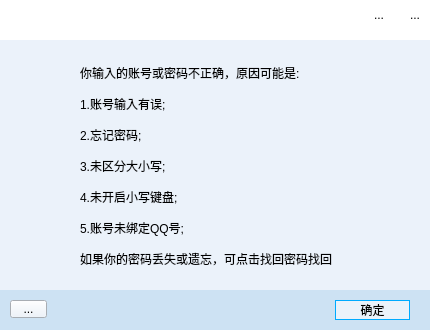
<?xml version="1.0" encoding="UTF-8"?>
<ui version="4.0">
 <class>Login</class>
 <widget class="QWidget" name="Login">
  <property name="geometry">
   <rect>
    <x>0</x>
    <y>0</y>
    <width>430</width>
    <height>330</height>
   </rect>
  </property>
  <property name="minimumSize">
   <size>
    <width>430</width>
    <height>330</height>
   </size>
  </property>
  <property name="maximumSize">
   <size>
    <width>430</width>
    <height>330</height>
   </size>
  </property>
  <property name="palette">
   <palette>
    <active>
     <colorrole role="WindowText">
      <brush brushstyle="SolidPattern">
       <color alpha="255">
        <red>0</red>
        <green>0</green>
        <blue>0</blue>
       </color>
      </brush>
     </colorrole>
     <colorrole role="Button">
      <brush brushstyle="SolidPattern">
       <color alpha="255">
        <red>255</red>
        <green>255</green>
        <blue>255</blue>
       </color>
      </brush>
     </colorrole>
     <colorrole role="Light">
      <brush brushstyle="SolidPattern">
       <color alpha="255">
        <red>255</red>
        <green>255</green>
        <blue>255</blue>
       </color>
      </brush>
     </colorrole>
     <colorrole role="Midlight">
      <brush brushstyle="SolidPattern">
       <color alpha="255">
        <red>255</red>
        <green>255</green>
        <blue>255</blue>
       </color>
      </brush>
     </colorrole>
     <colorrole role="Dark">
      <brush brushstyle="SolidPattern">
       <color alpha="255">
        <red>127</red>
        <green>127</green>
        <blue>127</blue>
       </color>
      </brush>
     </colorrole>
     <colorrole role="Mid">
      <brush brushstyle="SolidPattern">
       <color alpha="255">
        <red>170</red>
        <green>170</green>
        <blue>170</blue>
       </color>
      </brush>
     </colorrole>
     <colorrole role="Text">
      <brush brushstyle="SolidPattern">
       <color alpha="255">
        <red>0</red>
        <green>0</green>
        <blue>0</blue>
       </color>
      </brush>
     </colorrole>
     <colorrole role="BrightText">
      <brush brushstyle="SolidPattern">
       <color alpha="255">
        <red>255</red>
        <green>255</green>
        <blue>255</blue>
       </color>
      </brush>
     </colorrole>
     <colorrole role="ButtonText">
      <brush brushstyle="SolidPattern">
       <color alpha="255">
        <red>0</red>
        <green>0</green>
        <blue>0</blue>
       </color>
      </brush>
     </colorrole>
     <colorrole role="Base">
      <brush brushstyle="SolidPattern">
       <color alpha="255">
        <red>255</red>
        <green>255</green>
        <blue>255</blue>
       </color>
      </brush>
     </colorrole>
     <colorrole role="Window">
      <brush brushstyle="SolidPattern">
       <color alpha="255">
        <red>255</red>
        <green>255</green>
        <blue>255</blue>
       </color>
      </brush>
     </colorrole>
     <colorrole role="Shadow">
      <brush brushstyle="SolidPattern">
       <color alpha="255">
        <red>0</red>
        <green>0</green>
        <blue>0</blue>
       </color>
      </brush>
     </colorrole>
     <colorrole role="AlternateBase">
      <brush brushstyle="SolidPattern">
       <color alpha="255">
        <red>255</red>
        <green>255</green>
        <blue>255</blue>
       </color>
      </brush>
     </colorrole>
     <colorrole role="ToolTipBase">
      <brush brushstyle="SolidPattern">
       <color alpha="255">
        <red>255</red>
        <green>255</green>
        <blue>220</blue>
       </color>
      </brush>
     </colorrole>
     <colorrole role="ToolTipText">
      <brush brushstyle="SolidPattern">
       <color alpha="255">
        <red>0</red>
        <green>0</green>
        <blue>0</blue>
       </color>
      </brush>
     </colorrole>
     <colorrole role="PlaceholderText">
      <brush brushstyle="SolidPattern">
       <color alpha="128">
        <red>0</red>
        <green>0</green>
        <blue>0</blue>
       </color>
      </brush>
     </colorrole>
    </active>
    <inactive>
     <colorrole role="WindowText">
      <brush brushstyle="SolidPattern">
       <color alpha="255">
        <red>0</red>
        <green>0</green>
        <blue>0</blue>
       </color>
      </brush>
     </colorrole>
     <colorrole role="Button">
      <brush brushstyle="SolidPattern">
       <color alpha="255">
        <red>255</red>
        <green>255</green>
        <blue>255</blue>
       </color>
      </brush>
     </colorrole>
     <colorrole role="Light">
      <brush brushstyle="SolidPattern">
       <color alpha="255">
        <red>255</red>
        <green>255</green>
        <blue>255</blue>
       </color>
      </brush>
     </colorrole>
     <colorrole role="Midlight">
      <brush brushstyle="SolidPattern">
       <color alpha="255">
        <red>255</red>
        <green>255</green>
        <blue>255</blue>
       </color>
      </brush>
     </colorrole>
     <colorrole role="Dark">
      <brush brushstyle="SolidPattern">
       <color alpha="255">
        <red>127</red>
        <green>127</green>
        <blue>127</blue>
       </color>
      </brush>
     </colorrole>
     <colorrole role="Mid">
      <brush brushstyle="SolidPattern">
       <color alpha="255">
        <red>170</red>
        <green>170</green>
        <blue>170</blue>
       </color>
      </brush>
     </colorrole>
     <colorrole role="Text">
      <brush brushstyle="SolidPattern">
       <color alpha="255">
        <red>0</red>
        <green>0</green>
        <blue>0</blue>
       </color>
      </brush>
     </colorrole>
     <colorrole role="BrightText">
      <brush brushstyle="SolidPattern">
       <color alpha="255">
        <red>255</red>
        <green>255</green>
        <blue>255</blue>
       </color>
      </brush>
     </colorrole>
     <colorrole role="ButtonText">
      <brush brushstyle="SolidPattern">
       <color alpha="255">
        <red>0</red>
        <green>0</green>
        <blue>0</blue>
       </color>
      </brush>
     </colorrole>
     <colorrole role="Base">
      <brush brushstyle="SolidPattern">
       <color alpha="255">
        <red>255</red>
        <green>255</green>
        <blue>255</blue>
       </color>
      </brush>
     </colorrole>
     <colorrole role="Window">
      <brush brushstyle="SolidPattern">
       <color alpha="255">
        <red>255</red>
        <green>255</green>
        <blue>255</blue>
       </color>
      </brush>
     </colorrole>
     <colorrole role="Shadow">
      <brush brushstyle="SolidPattern">
       <color alpha="255">
        <red>0</red>
        <green>0</green>
        <blue>0</blue>
       </color>
      </brush>
     </colorrole>
     <colorrole role="AlternateBase">
      <brush brushstyle="SolidPattern">
       <color alpha="255">
        <red>255</red>
        <green>255</green>
        <blue>255</blue>
       </color>
      </brush>
     </colorrole>
     <colorrole role="ToolTipBase">
      <brush brushstyle="SolidPattern">
       <color alpha="255">
        <red>255</red>
        <green>255</green>
        <blue>220</blue>
       </color>
      </brush>
     </colorrole>
     <colorrole role="ToolTipText">
      <brush brushstyle="SolidPattern">
       <color alpha="255">
        <red>0</red>
        <green>0</green>
        <blue>0</blue>
       </color>
      </brush>
     </colorrole>
     <colorrole role="PlaceholderText">
      <brush brushstyle="SolidPattern">
       <color alpha="128">
        <red>0</red>
        <green>0</green>
        <blue>0</blue>
       </color>
      </brush>
     </colorrole>
    </inactive>
    <disabled>
     <colorrole role="WindowText">
      <brush brushstyle="SolidPattern">
       <color alpha="255">
        <red>127</red>
        <green>127</green>
        <blue>127</blue>
       </color>
      </brush>
     </colorrole>
     <colorrole role="Button">
      <brush brushstyle="SolidPattern">
       <color alpha="255">
        <red>255</red>
        <green>255</green>
        <blue>255</blue>
       </color>
      </brush>
     </colorrole>
     <colorrole role="Light">
      <brush brushstyle="SolidPattern">
       <color alpha="255">
        <red>255</red>
        <green>255</green>
        <blue>255</blue>
       </color>
      </brush>
     </colorrole>
     <colorrole role="Midlight">
      <brush brushstyle="SolidPattern">
       <color alpha="255">
        <red>255</red>
        <green>255</green>
        <blue>255</blue>
       </color>
      </brush>
     </colorrole>
     <colorrole role="Dark">
      <brush brushstyle="SolidPattern">
       <color alpha="255">
        <red>127</red>
        <green>127</green>
        <blue>127</blue>
       </color>
      </brush>
     </colorrole>
     <colorrole role="Mid">
      <brush brushstyle="SolidPattern">
       <color alpha="255">
        <red>170</red>
        <green>170</green>
        <blue>170</blue>
       </color>
      </brush>
     </colorrole>
     <colorrole role="Text">
      <brush brushstyle="SolidPattern">
       <color alpha="255">
        <red>127</red>
        <green>127</green>
        <blue>127</blue>
       </color>
      </brush>
     </colorrole>
     <colorrole role="BrightText">
      <brush brushstyle="SolidPattern">
       <color alpha="255">
        <red>255</red>
        <green>255</green>
        <blue>255</blue>
       </color>
      </brush>
     </colorrole>
     <colorrole role="ButtonText">
      <brush brushstyle="SolidPattern">
       <color alpha="255">
        <red>127</red>
        <green>127</green>
        <blue>127</blue>
       </color>
      </brush>
     </colorrole>
     <colorrole role="Base">
      <brush brushstyle="SolidPattern">
       <color alpha="255">
        <red>255</red>
        <green>255</green>
        <blue>255</blue>
       </color>
      </brush>
     </colorrole>
     <colorrole role="Window">
      <brush brushstyle="SolidPattern">
       <color alpha="255">
        <red>255</red>
        <green>255</green>
        <blue>255</blue>
       </color>
      </brush>
     </colorrole>
     <colorrole role="Shadow">
      <brush brushstyle="SolidPattern">
       <color alpha="255">
        <red>0</red>
        <green>0</green>
        <blue>0</blue>
       </color>
      </brush>
     </colorrole>
     <colorrole role="AlternateBase">
      <brush brushstyle="SolidPattern">
       <color alpha="255">
        <red>255</red>
        <green>255</green>
        <blue>255</blue>
       </color>
      </brush>
     </colorrole>
     <colorrole role="ToolTipBase">
      <brush brushstyle="SolidPattern">
       <color alpha="255">
        <red>255</red>
        <green>255</green>
        <blue>220</blue>
       </color>
      </brush>
     </colorrole>
     <colorrole role="ToolTipText">
      <brush brushstyle="SolidPattern">
       <color alpha="255">
        <red>0</red>
        <green>0</green>
        <blue>0</blue>
       </color>
      </brush>
     </colorrole>
     <colorrole role="PlaceholderText">
      <brush brushstyle="SolidPattern">
       <color alpha="128">
        <red>0</red>
        <green>0</green>
        <blue>0</blue>
       </color>
      </brush>
     </colorrole>
    </disabled>
   </palette>
  </property>
  <property name="windowTitle">
   <string>Login</string>
  </property>
  <property name="autoFillBackground">
   <bool>false</bool>
  </property>
  <property name="styleSheet">
   <string notr="true">QLineEdit
{
	background-color:transparent;
	border-color:rgb(200, 200, 200);
	border-style:solid;
	border-top-width:0px;
	border-left-width:0px;
	border-right-width:0px;
	border-bottom-width:1px;
}
QLineEdit:hover
{
	background-color:transparent;
	border-color:rgb(170, 170, 170);
	border-style:solid;
	border-top-width:0px;
	border-left-width:0px;
	border-right-width:0px;
	border-bottom-width:1px;
}
QLineEdit:focus
{
	background-color:transparent;
	border-color:rgb(0, 170, 255);
	border-style:solid;
	border-top-width:0px;
	border-left-width:0px;
	border-right-width:0px;
	border-bottom-width:1px;
}</string>
  </property>
  <widget class="QLabel" name="MovieLabel">
   <property name="geometry">
    <rect>
     <x>0</x>
     <y>0</y>
     <width>430</width>
     <height>130</height>
    </rect>
   </property>
   <property name="minimumSize">
    <size>
     <width>430</width>
     <height>130</height>
    </size>
   </property>
   <property name="maximumSize">
    <size>
     <width>430</width>
     <height>130</height>
    </size>
   </property>
   <property name="text">
    <string/>
   </property>
  </widget>
  <widget class="QWidget" name="widget" native="true">
   <property name="geometry">
    <rect>
     <x>0</x>
     <y>0</y>
     <width>430</width>
     <height>30</height>
    </rect>
   </property>
   <layout class="QHBoxLayout" name="horizontalLayout">
    <property name="leftMargin">
     <number>0</number>
    </property>
    <property name="topMargin">
     <number>0</number>
    </property>
    <property name="rightMargin">
     <number>0</number>
    </property>
    <property name="bottomMargin">
     <number>0</number>
    </property>
    <item>
     <widget class="QLabel" name="LogeLabel">
      <property name="minimumSize">
       <size>
        <width>30</width>
        <height>30</height>
       </size>
      </property>
      <property name="maximumSize">
       <size>
        <width>30</width>
        <height>30</height>
       </size>
      </property>
      <property name="text">
       <string/>
      </property>
      <property name="pixmap">
       <pixmap resource="lib.qrc">:/lib/Loge.png</pixmap>
      </property>
      <property name="scaledContents">
       <bool>true</bool>
      </property>
     </widget>
    </item>
    <item>
     <spacer name="horizontalSpacer">
      <property name="orientation">
       <enum>Qt::Horizontal</enum>
      </property>
      <property name="sizeHint" stdset="0">
       <size>
        <width>319</width>
        <height>20</height>
       </size>
      </property>
     </spacer>
    </item>
    <item>
     <widget class="QToolButton" name="MiniToolBtn">
      <property name="minimumSize">
       <size>
        <width>30</width>
        <height>30</height>
       </size>
      </property>
      <property name="maximumSize">
       <size>
        <width>30</width>
        <height>30</height>
       </size>
      </property>
      <property name="toolTip">
       <string/>
      </property>
      <property name="toolTipDuration">
       <number>-1</number>
      </property>
      <property name="styleSheet">
       <string notr="true">QToolButton:hover
{
	background-color:rgb(200, 200, 200);
}
QToolButton:pressed
{
	background-color:rgb(220,220,220);
}
</string>
      </property>
      <property name="text">
       <string>...</string>
      </property>
      <property name="icon">
       <iconset resource="lib.qrc">
        <normaloff>:/lib/zuixiaohua.png</normaloff>:/lib/zuixiaohua.png</iconset>
      </property>
      <property name="autoRaise">
       <bool>true</bool>
      </property>
     </widget>
    </item>
    <item>
     <widget class="QToolButton" name="CloseToolBtn">
      <property name="minimumSize">
       <size>
        <width>30</width>
        <height>30</height>
       </size>
      </property>
      <property name="maximumSize">
       <size>
        <width>30</width>
        <height>30</height>
       </size>
      </property>
      <property name="toolTip">
       <string/>
      </property>
      <property name="styleSheet">
       <string notr="true">QToolButton:hover 
{
	background-color:rgb(255, 0, 0);
}
QToolButton:pressed
{
	background-color:rgb(170, 0, 0);
}
</string>
      </property>
      <property name="text">
       <string>...</string>
      </property>
      <property name="icon">
       <iconset resource="lib.qrc">
        <normaloff>:/lib/guanbi.png</normaloff>:/lib/guanbi.png</iconset>
      </property>
      <property name="autoRaise">
       <bool>true</bool>
      </property>
     </widget>
    </item>
   </layout>
  </widget>
  <widget class="QLabel" name="label">
   <property name="geometry">
    <rect>
     <x>180</x>
     <y>90</y>
     <width>80</width>
     <height>80</height>
    </rect>
   </property>
   <property name="minimumSize">
    <size>
     <width>80</width>
     <height>80</height>
    </size>
   </property>
   <property name="maximumSize">
    <size>
     <width>80</width>
     <height>80</height>
    </size>
   </property>
   <property name="styleSheet">
    <string notr="true"/>
   </property>
   <property name="text">
    <string/>
   </property>
   <property name="pixmap">
    <pixmap resource="lib.qrc">:/lib/default.jpg</pixmap>
   </property>
   <property name="scaledContents">
    <bool>true</bool>
   </property>
   <property name="margin">
    <number>0</number>
   </property>
   <property name="indent">
    <number>-1</number>
   </property>
  </widget>
  <widget class="QPushButton" name="pushButton">
   <property name="geometry">
    <rect>
     <x>100</x>
     <y>260</y>
     <width>230</width>
     <height>40</height>
    </rect>
   </property>
   <property name="minimumSize">
    <size>
     <width>230</width>
     <height>40</height>
    </size>
   </property>
   <property name="maximumSize">
    <size>
     <width>230</width>
     <height>40</height>
    </size>
   </property>
   <property name="styleSheet">
    <string notr="true">QPushButton
{
	font-size:18px;
	color:white;
	border-style:none;
	border-radius:8px 8px;
	background-color:rgb(0, 170, 255);
}
QPushButton:hover
{
	font-size:18px;
	color:white;
	border-style:none;
	border-radius:8px 8px;
	background-color:rgb(0, 213, 255);
}
QPushButton:pressed
{
	font-size:18px;
	color:white;
	border-style:none;
	border-radius:8px 8px;
	background-color:rgb(0, 85, 255);
}</string>
   </property>
   <property name="text">
    <string>登录</string>
   </property>
  </widget>
  <widget class="QWidget" name="widget_2" native="true">
   <property name="geometry">
    <rect>
     <x>100</x>
     <y>170</y>
     <width>230</width>
     <height>60</height>
    </rect>
   </property>
   <property name="minimumSize">
    <size>
     <width>230</width>
     <height>60</height>
    </size>
   </property>
   <property name="maximumSize">
    <size>
     <width>230</width>
     <height>60</height>
    </size>
   </property>
   <layout class="QGridLayout" name="gridLayout">
    <property name="leftMargin">
     <number>0</number>
    </property>
    <property name="topMargin">
     <number>0</number>
    </property>
    <property name="rightMargin">
     <number>0</number>
    </property>
    <property name="bottomMargin">
     <number>0</number>
    </property>
    <item row="2" column="0">
     <widget class="QLineEdit" name="PwdLine">
      <property name="minimumSize">
       <size>
        <width>0</width>
        <height>25</height>
       </size>
      </property>
      <property name="maximumSize">
       <size>
        <width>16777215</width>
        <height>25</height>
       </size>
      </property>
      <property name="styleSheet">
       <string notr="true"/>
      </property>
      <property name="placeholderText">
       <string>密码</string>
      </property>
     </widget>
    </item>
    <item row="1" column="0">
     <widget class="QWidget" name="widget_4" native="true">
      <widget class="QLineEdit" name="AccountLine">
       <property name="geometry">
        <rect>
         <x>0</x>
         <y>0</y>
         <width>215</width>
         <height>29</height>
        </rect>
       </property>
       <property name="minimumSize">
        <size>
         <width>215</width>
         <height>29</height>
        </size>
       </property>
       <property name="maximumSize">
        <size>
         <width>215</width>
         <height>29</height>
        </size>
       </property>
       <property name="styleSheet">
        <string notr="true"/>
       </property>
       <property name="placeholderText">
        <string>账号</string>
       </property>
      </widget>
      <widget class="QComboBox" name="comboBox">
       <property name="geometry">
        <rect>
         <x>16</x>
         <y>0</y>
         <width>215</width>
         <height>29</height>
        </rect>
       </property>
       <property name="minimumSize">
        <size>
         <width>0</width>
         <height>29</height>
        </size>
       </property>
       <property name="maximumSize">
        <size>
         <width>16777215</width>
         <height>29</height>
        </size>
       </property>
       <property name="styleSheet">
        <string notr="true">QComboBox
{
	background-color:transparent;
	border-style:solid;
	border-color:rgb(200, 200, 200);
	border-top-width:0px;
	border-left-width:0px;
	border-right-width:0px;
	border-bottom-width:1px;
}
QComboBox QAbstractItemView::item 
{
	min-height: 58px; 
}
QComboBox::drop-down
{
	border-left-width:0px;
}
QComboBox::down-arrow:on
{
	image:url(:/lib/shangjiantou.png);
	width:18px;
	height:8px;
}
QComboBox::down-arrow
{
	image:url(:/lib/xiajiantou.png);
	width:18px;
	height:8px;
}</string>
       </property>
       <property name="editable">
        <bool>false</bool>
       </property>
      </widget>
      <zorder>comboBox</zorder>
      <zorder>AccountLine</zorder>
     </widget>
    </item>
   </layout>
  </widget>
  <widget class="QPushButton" name="NewAcBtn">
   <property name="geometry">
    <rect>
     <x>0</x>
     <y>305</y>
     <width>70</width>
     <height>20</height>
    </rect>
   </property>
   <property name="minimumSize">
    <size>
     <width>70</width>
     <height>20</height>
    </size>
   </property>
   <property name="maximumSize">
    <size>
     <width>70</width>
     <height>20</height>
    </size>
   </property>
   <property name="styleSheet">
    <string notr="true">QPushButton
{
	color:rgb(200, 200, 200);
	border-style:none;
	background-color:transparent;
}
QPushButton:hover
{
	color:rgb(170, 170, 170);
	border-style:none;
	background-color:transparent;
}
QPushButton:pressed
{
	color:rgb(0, 170, 255);
	border-style:none;
	background-color:transparent;
}</string>
   </property>
   <property name="text">
    <string>注册账户</string>
   </property>
  </widget>
  <widget class="QWidget" name="widget_3" native="true">
   <property name="geometry">
    <rect>
     <x>100</x>
     <y>235</y>
     <width>230</width>
     <height>20</height>
    </rect>
   </property>
   <property name="minimumSize">
    <size>
     <width>230</width>
     <height>20</height>
    </size>
   </property>
   <property name="maximumSize">
    <size>
     <width>230</width>
     <height>20</height>
    </size>
   </property>
   <layout class="QHBoxLayout" name="horizontalLayout_2">
    <property name="leftMargin">
     <number>0</number>
    </property>
    <property name="topMargin">
     <number>0</number>
    </property>
    <property name="rightMargin">
     <number>0</number>
    </property>
    <property name="bottomMargin">
     <number>0</number>
    </property>
    <item>
     <widget class="QCheckBox" name="AutoCheck">
      <property name="minimumSize">
       <size>
        <width>70</width>
        <height>20</height>
       </size>
      </property>
      <property name="maximumSize">
       <size>
        <width>70</width>
        <height>20</height>
       </size>
      </property>
      <property name="text">
       <string>自动登录</string>
      </property>
     </widget>
    </item>
    <item>
     <spacer name="horizontalSpacer_2">
      <property name="orientation">
       <enum>Qt::Horizontal</enum>
      </property>
      <property name="sizeHint" stdset="0">
       <size>
        <width>49</width>
        <height>20</height>
       </size>
      </property>
     </spacer>
    </item>
    <item>
     <widget class="QCheckBox" name="RememberCheck">
      <property name="minimumSize">
       <size>
        <width>70</width>
        <height>20</height>
       </size>
      </property>
      <property name="maximumSize">
       <size>
        <width>70</width>
        <height>20</height>
       </size>
      </property>
      <property name="text">
       <string>记住密码</string>
      </property>
     </widget>
    </item>
    <item>
     <spacer name="horizontalSpacer_3">
      <property name="orientation">
       <enum>Qt::Horizontal</enum>
      </property>
      <property name="sizeHint" stdset="0">
       <size>
        <width>49</width>
        <height>20</height>
       </size>
      </property>
     </spacer>
    </item>
    <item>
     <widget class="QPushButton" name="FindBtn">
      <property name="minimumSize">
       <size>
        <width>70</width>
        <height>20</height>
       </size>
      </property>
      <property name="maximumSize">
       <size>
        <width>70</width>
        <height>20</height>
       </size>
      </property>
      <property name="styleSheet">
       <string notr="true">QPushButton
{
	color:rgb(200, 200, 200);
	border-style:none;
	background-color:transparent;
}
QPushButton:hover
{
	color:rgb(170, 170, 170);
	border-style:none;
	background-color:transparent;
}
QPushButton:pressed
{
	color:rgb(0, 170, 255);
	border-style:none;
	background-color:transparent;
}</string>
      </property>
      <property name="text">
       <string>找回密码</string>
      </property>
     </widget>
    </item>
   </layout>
  </widget>
  <widget class="QWidget" name="PwdErr" native="true">
   <property name="geometry">
    <rect>
     <x>0</x>
     <y>40</y>
     <width>430</width>
     <height>290</height>
    </rect>
   </property>
   <property name="styleSheet">
    <string notr="true">QWidget
{
	background-color:rgb(235,242,250);
}</string>
   </property>
   <widget class="QPushButton" name="pushButton_2">
    <property name="geometry">
     <rect>
      <x>335</x>
      <y>260</y>
      <width>75</width>
      <height>20</height>
     </rect>
    </property>
    <property name="styleSheet">
     <string notr="true">QPushButton
{
	background-color:rgb(235,242,250);
	border-style:solid;
	border-width:1px;
	border-color:rgb(0, 170, 255);
}
QPushButton:hover
{
	background-color:rgb(0, 170, 255);
	border-style:solid;
	border-width:1px;
	border-color:rgb(116, 186, 220);
}
QPushButton:press
{
	background-color:rgb(235,242,250);
	border-style:solid;
	border-width:1px;
	border-color:rgb(0, 170, 255);
}</string>
    </property>
    <property name="text">
     <string>确定</string>
    </property>
   </widget>
   <widget class="QLabel" name="label_10">
    <property name="geometry">
     <rect>
      <x>40</x>
      <y>20</y>
      <width>35</width>
      <height>35</height>
     </rect>
    </property>
    <property name="text">
     <string/>
    </property>
    <property name="pixmap">
     <pixmap resource="lib.qrc">:/lib/gantanhao.png</pixmap>
    </property>
    <property name="scaledContents">
     <bool>true</bool>
    </property>
   </widget>
   <widget class="QLabel" name="label_11">
    <property name="geometry">
     <rect>
      <x>0</x>
      <y>250</y>
      <width>430</width>
      <height>40</height>
     </rect>
    </property>
    <property name="styleSheet">
     <string notr="true">QLabel
{
	background-color:rgb(205,226,243);
}</string>
    </property>
    <property name="text">
     <string/>
    </property>
   </widget>
   <widget class="QWidget" name="layoutWidget">
    <property name="geometry">
     <rect>
      <x>80</x>
      <y>20</y>
      <width>281</width>
      <height>211</height>
     </rect>
    </property>
    <layout class="QVBoxLayout" name="verticalLayout">
     <item>
      <widget class="QLabel" name="label_3">
       <property name="text">
        <string>你输入的账号或密码不正确，原因可能是:</string>
       </property>
      </widget>
     </item>
     <item>
      <widget class="QLabel" name="label_4">
       <property name="text">
        <string>1.账号输入有误;</string>
       </property>
      </widget>
     </item>
     <item>
      <widget class="QLabel" name="label_5">
       <property name="text">
        <string>2.忘记密码;</string>
       </property>
      </widget>
     </item>
     <item>
      <widget class="QLabel" name="label_6">
       <property name="text">
        <string>3.未区分大小写;</string>
       </property>
      </widget>
     </item>
     <item>
      <widget class="QLabel" name="label_7">
       <property name="text">
        <string>4.未开启小写键盘;</string>
       </property>
      </widget>
     </item>
     <item>
      <widget class="QLabel" name="label_8">
       <property name="text">
        <string>5.账号未绑定QQ号;</string>
       </property>
      </widget>
     </item>
     <item>
      <widget class="QLabel" name="label_9">
       <property name="text">
        <string>如果你的密码丢失或遗忘，可点击找回密码找回</string>
       </property>
      </widget>
     </item>
    </layout>
   </widget>
   <widget class="QToolButton" name="toolButton">
    <property name="geometry">
     <rect>
      <x>10</x>
      <y>260</y>
      <width>37</width>
      <height>18</height>
     </rect>
    </property>
    <property name="text">
     <string>...</string>
    </property>
   </widget>
   <zorder>layoutWidget</zorder>
   <zorder>label_11</zorder>
   <zorder>pushButton_2</zorder>
   <zorder>label_10</zorder>
   <zorder>toolButton</zorder>
  </widget>
  <widget class="QLabel" name="shurupwd">
   <property name="geometry">
    <rect>
     <x>20</x>
     <y>220</y>
     <width>120</width>
     <height>18</height>
    </rect>
   </property>
   <property name="styleSheet">
    <string notr="true">QLabel
{
	background-color:white;
	border-style:solid;
	border-width:1px;
	border-color:rgb(0, 85, 255);
}</string>
   </property>
   <property name="text">
    <string>请输入密码后再登录</string>
   </property>
  </widget>
  <widget class="QLabel" name="shuruacc">
   <property name="geometry">
    <rect>
     <x>20</x>
     <y>190</y>
     <width>120</width>
     <height>18</height>
    </rect>
   </property>
   <property name="styleSheet">
    <string notr="true">QLabel
{
	background-color:white;
	border-style:solid;
	border-width:1px;
	border-color:rgb(0, 85, 255);
}</string>
   </property>
   <property name="text">
    <string>请输入账号后再登录</string>
   </property>
  </widget>
  <widget class="QWidget" name="TipsWidget" native="true">
   <property name="geometry">
    <rect>
     <x>0</x>
     <y>300</y>
     <width>430</width>
     <height>30</height>
    </rect>
   </property>
   <property name="minimumSize">
    <size>
     <width>430</width>
     <height>30</height>
    </size>
   </property>
   <property name="maximumSize">
    <size>
     <width>430</width>
     <height>30</height>
    </size>
   </property>
   <layout class="QHBoxLayout" name="horizontalLayout_3">
    <property name="spacing">
     <number>0</number>
    </property>
    <property name="leftMargin">
     <number>0</number>
    </property>
    <property name="topMargin">
     <number>0</number>
    </property>
    <property name="rightMargin">
     <number>0</number>
    </property>
    <property name="bottomMargin">
     <number>0</number>
    </property>
    <item>
     <widget class="QLabel" name="IconLabel">
      <property name="minimumSize">
       <size>
        <width>25</width>
        <height>30</height>
       </size>
      </property>
      <property name="maximumSize">
       <size>
        <width>25</width>
        <height>30</height>
       </size>
      </property>
      <property name="styleSheet">
       <string notr="true">QLabel
{
	background-color:rgb(255, 251, 197);
}</string>
      </property>
      <property name="text">
       <string/>
      </property>
      <property name="pixmap">
       <pixmap resource="lib.qrc">:/lib/tishi.png</pixmap>
      </property>
      <property name="scaledContents">
       <bool>false</bool>
      </property>
     </widget>
    </item>
    <item>
     <widget class="QLabel" name="tipsLabel">
      <property name="minimumSize">
       <size>
        <width>405</width>
        <height>30</height>
       </size>
      </property>
      <property name="maximumSize">
       <size>
        <width>405</width>
        <height>30</height>
       </size>
      </property>
      <property name="styleSheet">
       <string notr="true">QLabel
{
	background-color:rgb(255, 251, 197);
}</string>
      </property>
      <property name="text">
       <string/>
      </property>
      <property name="textFormat">
       <enum>Qt::AutoText</enum>
      </property>
      <property name="scaledContents">
       <bool>false</bool>
      </property>
     </widget>
    </item>
   </layout>
  </widget>
  <zorder>MovieLabel</zorder>
  <zorder>widget</zorder>
  <zorder>label</zorder>
  <zorder>pushButton</zorder>
  <zorder>widget_2</zorder>
  <zorder>NewAcBtn</zorder>
  <zorder>widget_3</zorder>
  <zorder>shurupwd</zorder>
  <zorder>shuruacc</zorder>
  <zorder>TipsWidget</zorder>
  <zorder>PwdErr</zorder>
 </widget>
 <resources>
  <include location="lib.qrc"/>
 </resources>
 <connections/>
</ui>
